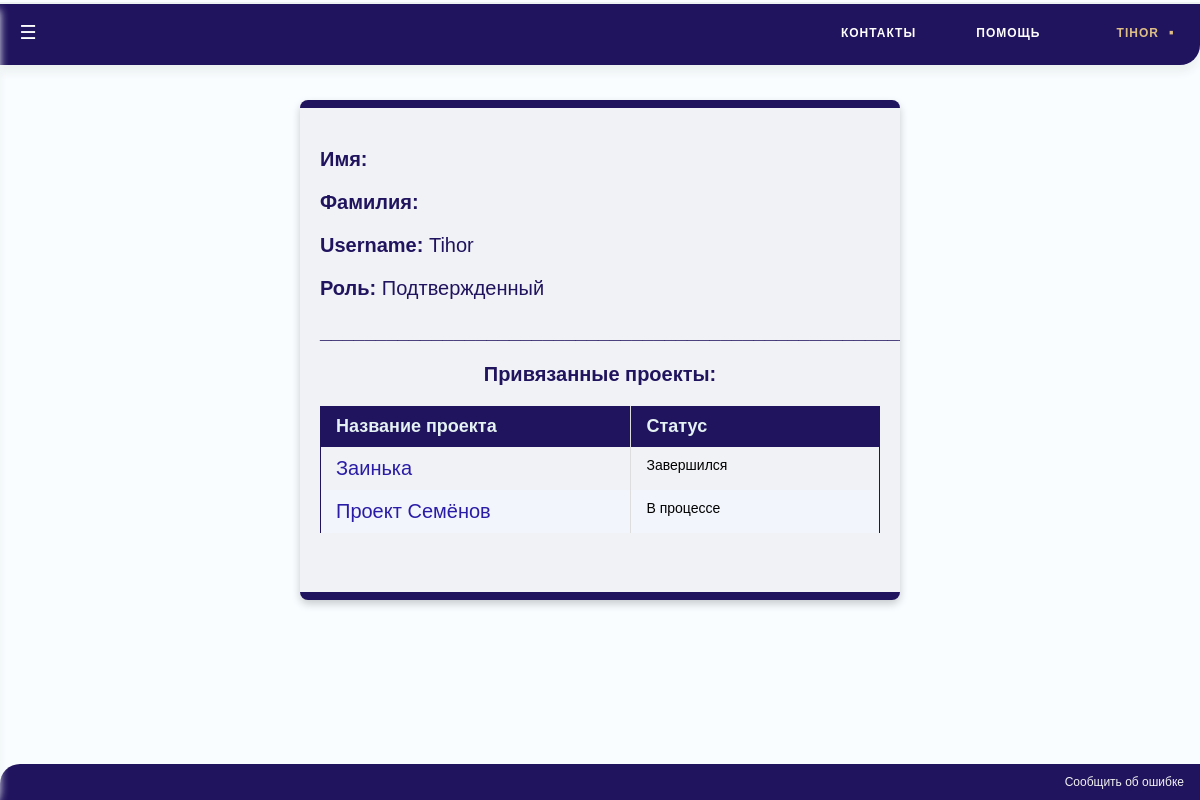
The page /TeleBot/user/12345678 (signed in) on the database as committed earlier.
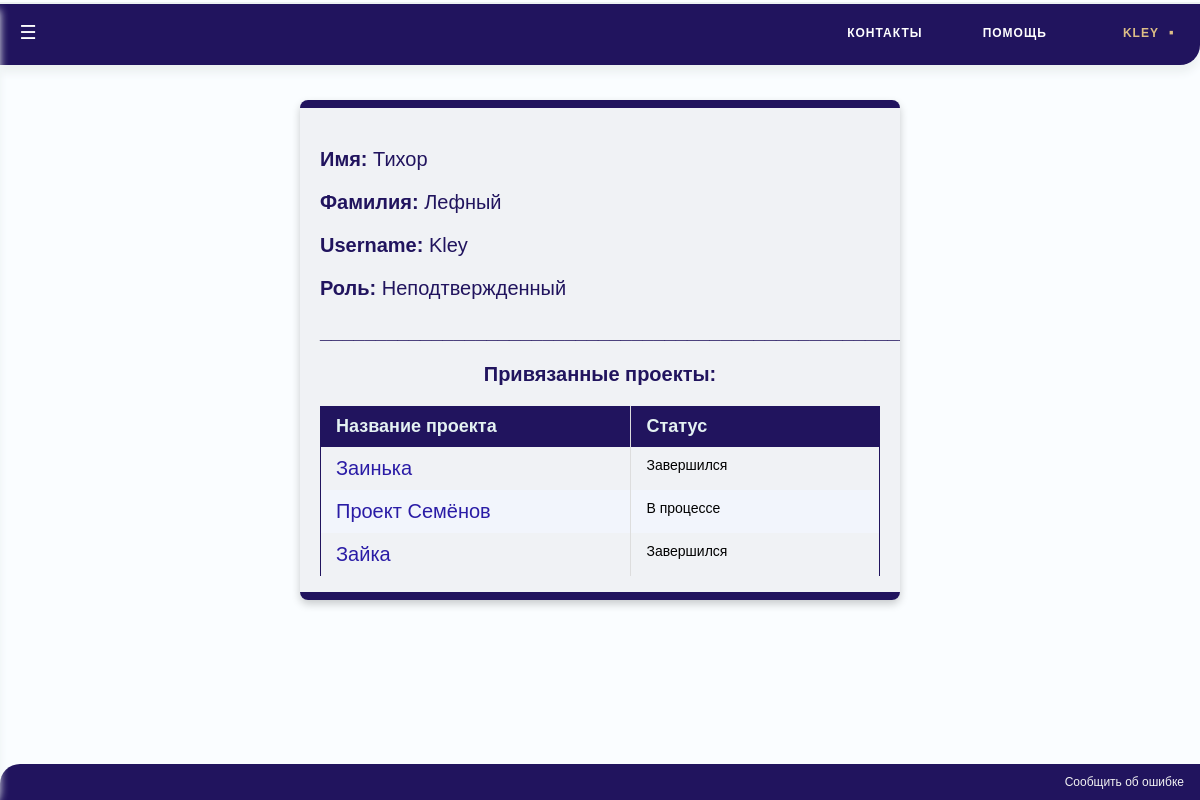
The same page on the database as committed later.
### Users/models.py (models this page shows, shortened)
class User(AbstractUser):
	personal_token = models.UUIDField(default=uuid.uuid4, help_text="Unique ID for this particular book across whole library")
	telegram_id = models.BigIntegerField(primary_key=True, unique=True)
	def get_absolute_url(self):
		return reverse('user-detail', args=[str(self.telegram_id)])
	@property
	def get_role(self):
		if self.is_staff:
			return "Администратор"
		else:
			if self.is_active:
				return "Подтвержденный"
			else:
				return "Неподтвержденный"
	def is_verified(self):
		return (self.is_active) or (self.is_staff)

### Projects/models.py (models this page shows, shortened)
class Project(models.Model):
	name = models.CharField(unique = True, max_length=200)
	start_date = models.DateField(default = datetime.now, null=True, blank=True)
	end_date = models.DateField(null=True, blank=True)
	users = models.ManyToManyField(User)
	responsible_user = models.ForeignKey(User, related_name="responsible", on_delete=models.SET_NULL, null=True)
	def get_absolute_url(self):
		return reverse('project-detail', args=[str(self.id)])
	def status(self):
		if not self.start_date or date.today()< self.start_date:
			return 'Не начался'
		if self.end_date is None or self.start_date <= date.today() < self.end_date:
			return 'В процессе'
		if date.today() >= self.end_date:
			return 'Завершился'

### TeleBot/views.py (the view)
# urls.py: urlpatterns += [re_path(r'^user/(?P<pk>\d+)$',  user_passes_test(User.is_verified)(views.UserDetailView.as_view()), name='user-detail') ]
class UserDetailView(generic.DetailView):
	model = User

### TeleBot/templates/Users/user_detail.html (shortened to what this page needs)
{% extends "base_generic.html" %}
{% block content %}
<div class="card">
  <p font-size="20px" align="left"><b>Имя: </b>{{user.first_name }}<br></p>
  <p font-size="20px" align="left"><b>Фамилия: </b>{{user.last_name }}<br></p>
  <p font-size="20px" align="left"><b>Username: </b>{{user.username }}<br></p>
  <p font-size="20px" align="left"><b>Роль: </b>{{user.get_role}} <br></p>
     <p font-size="20px" align="center" ><b>_________________________________________________________________________________________</b><br></p>
	<p font-size="20px" align="center" color="#21145e" ><b>Привязанные проекты:</b><br></p>
    <table class="table">
    <thead>
    <tr>
			<th width = 25% onclick="sortTable(0)"  align=left>Название проекта</th>
			<th width = 20% onclick="sortTable(1)"  align=left>Статус</thЮ
    </thead>
    <tbody>
    {% for project in user.project_set.all|dictsort:"start_date" %}
    <tr>
		<td><a href="{{ project.get_absolute_url }}" class="reg" align=center>{{project.name}}</a></td>
        <td align=center>{{project.status}}</td>
    </tr>
	{% endfor %}
 </tbody>
    </table>
</div>
{% endblock %}

### TeleBot/templates/base_generic.html (shortened to what this page needs)
<!DOCTYPE html>
<html>
<head>
{% load static %}
</head>
<body>
<div id="mySidenav" class="sidenav">
  <a href="javascript:void(0)" class="closebtn" onclick="close1()">×</a>
  <a href="{% url 'users'%}">Пользователи</a>
  <a href="{% url 'projects'%}">Мои проекты</a>
  <a href="{% url 'reports'%}">Мои отчеты</a>
</div>
<nav>
  <ul class="topmenu">
  	<li><a href="">Контакты</a></li>
    <li><a href="">Помощь</a></li>
    &emsp;<li><a href="{{user.get_absolute_url}}" class="active">{{user.username}}</a>
    </li>
  </ul>
</nav>
<div class="navbar1">
  <a href="#wrong">Сообщить об ошибке</a>
</div>
<div id="main">
  {% block content %} {% endblock %}
</div>
{%if user.is_staff%}
	<nav class="nav">
        <label for="nav-toggle" class="nav-toggle" onclick></label>
        <h2 class="logo">
            <a href="{{user.get_absolute_url}}">Администратор</a>
        </h2>
        <ul>
  			<li> <a href="{% url 'projects'%}">Проекты</a>
  			<li> <a href="{% url 'reports'%}">Отчеты</a>
            <li> <a href="{% url 'users'%}">Пользователи</a>
        </ul>
    </nav>
{%else%}
	<nav class="nav">
        <label for="nav-toggle" class="nav-toggle" onclick></label>
    </nav>
{%endif%}
</body>
</html>

Rows that differ between the two databases and show on the page:
changed User: username "TIHOR" → "KLEY"; first_name (not shown) → "Тихор"; last_name (not shown) → "Лефный"; username "Tihor" → "Kley"; get_role "Подтвержденный" → "Неподтвержденный"
added Project: name "Зайка", status "Завершился"
